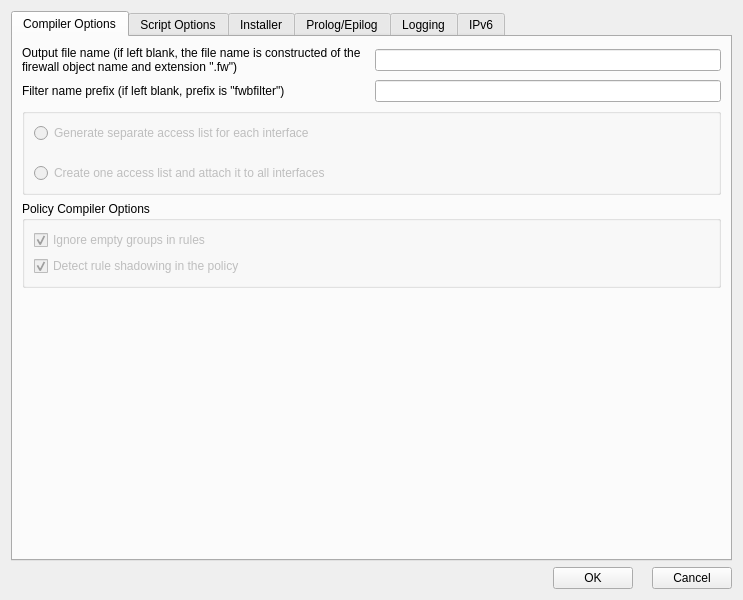
<?xml version="1.0" encoding="UTF-8"?>
<ui version="4.0">
 <class>junosaclAdvancedDialog_q</class>
 <widget class="QDialog" name="junosaclAdvancedDialog_q">
  <property name="windowModality">
   <enum>Qt::WindowModal</enum>
  </property>
  <property name="enabled">
   <bool>true</bool>
  </property>
  <property name="geometry">
   <rect>
    <x>0</x>
    <y>0</y>
    <width>743</width>
    <height>600</height>
   </rect>
  </property>
  <property name="windowTitle">
   <string>jun-OS ACL Firewall Settings</string>
  </property>
  <property name="sizeGripEnabled">
   <bool>false</bool>
  </property>
  <layout class="QGridLayout" name="gridLayout_5">
   <item row="0" column="0">
    <widget class="QTabWidget" name="tabWidget">
     <property name="currentIndex">
      <number>0</number>
     </property>
     <widget class="QWidget" name="compiler_tab">
      <attribute name="title">
       <string>Compiler Options</string>
      </attribute>
      <layout class="QGridLayout" name="gridLayout_9">
       <item row="0" column="0">
        <widget class="QLabel" name="textLabel1_5">
         <property name="sizePolicy">
          <sizepolicy hsizetype="Expanding" vsizetype="Preferred">
           <horstretch>0</horstretch>
           <verstretch>0</verstretch>
          </sizepolicy>
         </property>
         <property name="text">
          <string>Output file name (if left blank, the file name is constructed of the firewall object name and extension &quot;.fw&quot;)</string>
         </property>
         <property name="alignment">
          <set>Qt::AlignVCenter</set>
         </property>
         <property name="wordWrap">
          <bool>true</bool>
         </property>
        </widget>
       </item>
       <item row="0" column="1">
        <widget class="QLineEdit" name="outputFileName">
         <property name="minimumSize">
          <size>
           <width>300</width>
           <height>0</height>
          </size>
         </property>
         <property name="maximumSize">
          <size>
           <width>32767</width>
           <height>22</height>
          </size>
         </property>
        </widget>
       </item>
       <item row="4" column="0">
        <spacer>
         <property name="orientation">
          <enum>Qt::Vertical</enum>
         </property>
         <property name="sizeType">
          <enum>QSizePolicy::Expanding</enum>
         </property>
         <property name="sizeHint" stdset="0">
          <size>
           <width>20</width>
           <height>170</height>
          </size>
         </property>
        </spacer>
       </item>
       <item row="3" column="0" colspan="2">
        <widget class="QGroupBox" name="frame114">
         <property name="sizePolicy">
          <sizepolicy hsizetype="Expanding" vsizetype="Preferred">
           <horstretch>0</horstretch>
           <verstretch>0</verstretch>
          </sizepolicy>
         </property>
         <property name="title">
          <string>Policy Compiler Options</string>
         </property>
         <property name="flat">
          <bool>false</bool>
         </property>
         <property name="checkable">
          <bool>false</bool>
         </property>
         <layout class="QGridLayout" name="gridLayout_6">
          <item row="0" column="0">
           <widget class="QCheckBox" name="junosacl_ignore_empty_groups">
            <property name="enabled">
             <bool>false</bool>
            </property>
            <property name="toolTip">
             <string>If the option is deactivated, compiler treats empty groups as an error and aborts processing the policy. If this option is activated, compiler removes all empty groups from all rule elements. If rule element becomes 'any' after the last empty group has been removed, the whole rule will be ignored. Use this option only if you fully understand how it works!</string>
            </property>
            <property name="text">
             <string>Ignore empty groups in rules</string>
            </property>
            <property name="checked">
             <bool>true</bool>
            </property>
           </widget>
          </item>
          <item row="1" column="0">
           <widget class="QCheckBox" name="junosacl_check_shadowing">
            <property name="enabled">
             <bool>false</bool>
            </property>
            <property name="toolTip">
             <string>Shadowing happens because a rule is a superset of a subsequent rule and any packets potentially matched by the subsequent rule have already been matched by the prior rule.</string>
            </property>
            <property name="text">
             <string>Detect rule shadowing in the policy</string>
            </property>
            <property name="checked">
             <bool>true</bool>
            </property>
           </widget>
          </item>
         </layout>
        </widget>
       </item>
       <item row="2" column="0" colspan="2">
        <widget class="QGroupBox" name="groupBox">
         <property name="enabled">
          <bool>false</bool>
         </property>
         <property name="title">
          <string/>
         </property>
         <layout class="QGridLayout" name="gridLayout_4">
          <property name="verticalSpacing">
           <number>20</number>
          </property>
          <item row="0" column="0">
           <widget class="QRadioButton" name="separate_acls_for_interfaces">
            <property name="toolTip">
             <string>Compiler creates multiple access lists from the same policy,
two for each interface: one for inbound and another for
outbound. If the policy is written in a such way that no rule
can possibly be associated with an interface, this interface
gets no access list at all. Also, interfaces marked as 
&quot;unprotected&quot; never get access list regardless of how the policy
rules are designed.
</string>
            </property>
            <property name="text">
             <string>Generate separate access list for each interface</string>
            </property>
           </widget>
          </item>
          <item row="1" column="0">
           <widget class="QRadioButton" name="one_acl_for_all_interfaces">
            <property name="toolTip">
             <string>Compiler creates one access list and assigns it to all
interfaces.
</string>
            </property>
            <property name="text">
             <string>Create one access list and attach it to all interfaces</string>
            </property>
           </widget>
          </item>
         </layout>
        </widget>
       </item>
       <item row="1" column="0">
        <widget class="QLabel" name="label">
         <property name="text">
          <string>Filter name prefix (if left blank, prefix is &quot;fwbfilter&quot;)</string>
         </property>
        </widget>
       </item>
       <item row="1" column="1">
        <widget class="QLineEdit" name="filterPrefix"/>
       </item>
      </layout>
     </widget>
     <widget class="QWidget" name="script_options_tab">
      <attribute name="title">
       <string>Script Options</string>
      </attribute>
      <layout class="QGridLayout">
       <property name="leftMargin">
        <number>20</number>
       </property>
       <property name="topMargin">
        <number>12</number>
       </property>
       <property name="rightMargin">
        <number>20</number>
       </property>
       <property name="bottomMargin">
        <number>20</number>
       </property>
       <item row="0" column="0">
        <widget class="QGroupBox" name="frame170">
         <property name="sizePolicy">
          <sizepolicy hsizetype="Expanding" vsizetype="Expanding">
           <horstretch>0</horstretch>
           <verstretch>0</verstretch>
          </sizepolicy>
         </property>
         <property name="title">
          <string/>
         </property>
         <layout class="QGridLayout" name="gridLayout_7">
          <property name="verticalSpacing">
           <number>20</number>
          </property>
          <item row="1" column="0">
           <spacer name="verticalSpacer">
            <property name="orientation">
             <enum>Qt::Vertical</enum>
            </property>
            <property name="sizeHint" stdset="0">
             <size>
              <width>20</width>
              <height>70</height>
             </size>
            </property>
           </spacer>
          </item>
          <item row="0" column="0">
           <widget class="QCheckBox" name="junosacl_include_comments">
            <property name="toolTip">
             <string>Insert comments into generated JUNOSACL configuration file</string>
            </property>
            <property name="text">
             <string>Comment the code</string>
            </property>
           </widget>
          </item>
         </layout>
        </widget>
       </item>
      </layout>
     </widget>
     <widget class="QWidget" name="installer_tab">
      <attribute name="title">
       <string>Installer</string>
      </attribute>
      <layout class="QGridLayout" name="gridLayout_8">
       <property name="leftMargin">
        <number>4</number>
       </property>
       <property name="topMargin">
        <number>4</number>
       </property>
       <property name="rightMargin">
        <number>4</number>
       </property>
       <property name="bottomMargin">
        <number>4</number>
       </property>
       <item row="2" column="0">
        <widget class="QGroupBox" name="groupBox1">
         <property name="title">
          <string>External install script</string>
         </property>
         <layout class="QGridLayout" name="gridLayout_2">
          <property name="verticalSpacing">
           <number>6</number>
          </property>
          <item row="0" column="0">
           <layout class="QHBoxLayout" name="horizontalLayout">
            <item>
             <widget class="QLabel" name="textLabel5_2">
              <property name="sizePolicy">
               <sizepolicy hsizetype="Expanding" vsizetype="Preferred">
                <horstretch>0</horstretch>
                <verstretch>0</verstretch>
               </sizepolicy>
              </property>
              <property name="text">
               <string>Policy install script (using built-in installer if this field is blank):</string>
              </property>
              <property name="alignment">
               <set>Qt::AlignLeading|Qt::AlignLeft|Qt::AlignVCenter</set>
              </property>
              <property name="wordWrap">
               <bool>true</bool>
              </property>
             </widget>
            </item>
            <item>
             <widget class="QLineEdit" name="installScript">
              <property name="sizePolicy">
               <sizepolicy hsizetype="Fixed" vsizetype="Fixed">
                <horstretch>0</horstretch>
                <verstretch>0</verstretch>
               </sizepolicy>
              </property>
              <property name="minimumSize">
               <size>
                <width>300</width>
                <height>0</height>
               </size>
              </property>
             </widget>
            </item>
           </layout>
          </item>
          <item row="1" column="0">
           <layout class="QHBoxLayout" name="horizontalLayout_2">
            <item>
             <widget class="QLabel" name="textLabel6_2">
              <property name="sizePolicy">
               <sizepolicy hsizetype="Expanding" vsizetype="Preferred">
                <horstretch>0</horstretch>
                <verstretch>0</verstretch>
               </sizepolicy>
              </property>
              <property name="text">
               <string>Command line options for the script:</string>
              </property>
              <property name="alignment">
               <set>Qt::AlignLeading|Qt::AlignLeft|Qt::AlignVCenter</set>
              </property>
              <property name="wordWrap">
               <bool>false</bool>
              </property>
             </widget>
            </item>
            <item>
             <widget class="QLineEdit" name="installScriptArgs">
              <property name="sizePolicy">
               <sizepolicy hsizetype="Fixed" vsizetype="Fixed">
                <horstretch>0</horstretch>
                <verstretch>0</verstretch>
               </sizepolicy>
              </property>
              <property name="minimumSize">
               <size>
                <width>300</width>
                <height>0</height>
               </size>
              </property>
             </widget>
            </item>
           </layout>
          </item>
         </layout>
        </widget>
       </item>
       <item row="1" column="0">
        <widget class="QGroupBox" name="SCPgroupBox">
         <property name="title">
          <string/>
         </property>
         <layout class="QGridLayout" name="gridLayout_3">
          <item row="2" column="1">
           <spacer name="horizontalSpacer">
            <property name="orientation">
             <enum>Qt::Horizontal</enum>
            </property>
            <property name="sizeHint" stdset="0">
             <size>
              <width>398</width>
              <height>20</height>
             </size>
            </property>
           </spacer>
          </item>
          <item row="1" column="0" colspan="2">
           <widget class="QLabel" name="label_3">
            <property name="text">
             <string>File system on the router where configuration file should be saved if it is copied with scp. Examples: &quot;/tmp&quot;, &quot;/var/tmp&quot;. If this input field is left blank, installer uses &quot;/tmp&quot;.</string>
            </property>
            <property name="wordWrap">
             <bool>true</bool>
            </property>
           </widget>
          </item>
          <item row="0" column="0" colspan="2">
           <widget class="QCheckBox" name="use_scp">
            <property name="enabled">
             <bool>true</bool>
            </property>
            <property name="text">
             <string>Copy generated configuration file to the router using scp</string>
            </property>
            <property name="checkable">
             <bool>true</bool>
            </property>
            <property name="checked">
             <bool>true</bool>
            </property>
           </widget>
          </item>
          <item row="2" column="0">
           <widget class="QLineEdit" name="filesystem"/>
          </item>
         </layout>
        </widget>
       </item>
       <item row="3" column="0">
        <spacer>
         <property name="orientation">
          <enum>Qt::Vertical</enum>
         </property>
         <property name="sizeType">
          <enum>QSizePolicy::Expanding</enum>
         </property>
         <property name="sizeHint" stdset="0">
          <size>
           <width>20</width>
           <height>20</height>
          </size>
         </property>
        </spacer>
       </item>
       <item row="0" column="0">
        <widget class="QGroupBox" name="groupBox2">
         <property name="title">
          <string>Built-in installer</string>
         </property>
         <layout class="QGridLayout" name="gridLayout_125">
          <item row="0" column="0">
           <widget class="QLabel" name="textLabel1_2">
            <property name="text">
             <string>User name used to authenticate to the firewall (leave this empty if you use putty session):</string>
            </property>
            <property name="alignment">
             <set>Qt::AlignLeading|Qt::AlignLeft|Qt::AlignVCenter</set>
            </property>
            <property name="wordWrap">
             <bool>true</bool>
            </property>
           </widget>
          </item>
          <item row="0" column="1">
           <widget class="QLineEdit" name="user">
            <property name="sizePolicy">
             <sizepolicy hsizetype="Fixed" vsizetype="Fixed">
              <horstretch>0</horstretch>
              <verstretch>0</verstretch>
             </sizepolicy>
            </property>
           </widget>
          </item>
          <item row="1" column="0">
           <widget class="QLabel" name="textLabel1_3">
            <property name="text">
             <string>Alternative name or address used to communicate with the firewall (also putty session name on Windows)</string>
            </property>
            <property name="alignment">
             <set>Qt::AlignLeading|Qt::AlignLeft|Qt::AlignTop</set>
            </property>
            <property name="wordWrap">
             <bool>true</bool>
            </property>
           </widget>
          </item>
          <item row="1" column="1">
           <widget class="QLineEdit" name="altAddress">
            <property name="sizePolicy">
             <sizepolicy hsizetype="Fixed" vsizetype="Fixed">
              <horstretch>0</horstretch>
              <verstretch>0</verstretch>
             </sizepolicy>
            </property>
           </widget>
          </item>
          <item row="2" column="0" colspan="2">
           <layout class="QHBoxLayout">
            <item>
             <widget class="QLabel" name="textLabel1_7">
              <property name="text">
               <string>Additional command line parameters for ssh</string>
              </property>
              <property name="wordWrap">
               <bool>false</bool>
              </property>
             </widget>
            </item>
            <item>
             <widget class="QLineEdit" name="sshArgs">
              <property name="sizePolicy">
               <sizepolicy hsizetype="Expanding" vsizetype="Fixed">
                <horstretch>0</horstretch>
                <verstretch>0</verstretch>
               </sizepolicy>
              </property>
              <property name="minimumSize">
               <size>
                <width>300</width>
                <height>0</height>
               </size>
              </property>
             </widget>
            </item>
           </layout>
          </item>
          <item row="3" column="0" colspan="2">
           <layout class="QHBoxLayout" name="_2">
            <item>
             <widget class="QLabel" name="textLabel1_8">
              <property name="text">
               <string>Additional command line parameters for scp</string>
              </property>
              <property name="wordWrap">
               <bool>false</bool>
              </property>
             </widget>
            </item>
            <item>
             <widget class="QLineEdit" name="scpArgs">
              <property name="sizePolicy">
               <sizepolicy hsizetype="Expanding" vsizetype="Fixed">
                <horstretch>0</horstretch>
                <verstretch>0</verstretch>
               </sizepolicy>
              </property>
              <property name="minimumSize">
               <size>
                <width>300</width>
                <height>0</height>
               </size>
              </property>
             </widget>
            </item>
           </layout>
          </item>
         </layout>
        </widget>
       </item>
      </layout>
     </widget>
     <widget class="QWidget" name="prolog_epilog_tab">
      <attribute name="title">
       <string>Prolog/Epilog</string>
      </attribute>
      <layout class="QGridLayout">
       <property name="leftMargin">
        <number>20</number>
       </property>
       <property name="topMargin">
        <number>12</number>
       </property>
       <property name="rightMargin">
        <number>20</number>
       </property>
       <property name="bottomMargin">
        <number>20</number>
       </property>
       <item row="0" column="0">
        <widget class="QGroupBox" name="frame146">
         <property name="title">
          <string/>
         </property>
         <layout class="QGridLayout">
          <property name="leftMargin">
           <number>6</number>
          </property>
          <property name="topMargin">
           <number>6</number>
          </property>
          <property name="rightMargin">
           <number>6</number>
          </property>
          <property name="bottomMargin">
           <number>6</number>
          </property>
          <item row="2" column="0">
           <spacer>
            <property name="orientation">
             <enum>Qt::Horizontal</enum>
            </property>
            <property name="sizeType">
             <enum>QSizePolicy::Expanding</enum>
            </property>
            <property name="sizeHint" stdset="0">
             <size>
              <width>40</width>
              <height>20</height>
             </size>
            </property>
           </spacer>
          </item>
          <item row="2" column="1">
           <widget class="QPushButton" name="edit_prolog_button">
            <property name="text">
             <string>Edit</string>
            </property>
           </widget>
          </item>
          <item row="0" column="0">
           <widget class="QLabel" name="textLabel2">
            <property name="text">
             <string>The following commands will be added verbatim on top of generated configuration</string>
            </property>
            <property name="alignment">
             <set>Qt::AlignVCenter</set>
            </property>
            <property name="wordWrap">
             <bool>true</bool>
            </property>
           </widget>
          </item>
          <item row="1" column="0" colspan="2">
           <widget class="QTextEdit" name="junosacl_prolog_script"/>
          </item>
         </layout>
        </widget>
       </item>
       <item row="1" column="0">
        <widget class="QGroupBox" name="frame147">
         <property name="title">
          <string/>
         </property>
         <layout class="QGridLayout">
          <property name="leftMargin">
           <number>6</number>
          </property>
          <property name="topMargin">
           <number>6</number>
          </property>
          <property name="rightMargin">
           <number>6</number>
          </property>
          <property name="bottomMargin">
           <number>6</number>
          </property>
          <item row="2" column="1">
           <widget class="QPushButton" name="edit_epilog_button">
            <property name="text">
             <string>Edit</string>
            </property>
           </widget>
          </item>
          <item row="2" column="0">
           <spacer>
            <property name="orientation">
             <enum>Qt::Horizontal</enum>
            </property>
            <property name="sizeType">
             <enum>QSizePolicy::Expanding</enum>
            </property>
            <property name="sizeHint" stdset="0">
             <size>
              <width>40</width>
              <height>20</height>
             </size>
            </property>
           </spacer>
          </item>
          <item row="1" column="0" colspan="2">
           <widget class="QTextEdit" name="junosacl_epilog_script"/>
          </item>
          <item row="0" column="0" colspan="2">
           <widget class="QLabel" name="textLabel2_2">
            <property name="text">
             <string>The following commands will be added verbatim after generated configuration</string>
            </property>
            <property name="textFormat">
             <enum>Qt::RichText</enum>
            </property>
            <property name="alignment">
             <set>Qt::AlignVCenter</set>
            </property>
            <property name="wordWrap">
             <bool>true</bool>
            </property>
            <property name="margin">
             <number>0</number>
            </property>
           </widget>
          </item>
         </layout>
        </widget>
       </item>
      </layout>
     </widget>
     <widget class="QWidget" name="logging_tab">
      <attribute name="title">
       <string>Logging</string>
      </attribute>
      <layout class="QGridLayout">
       <item row="0" column="0">
        <widget class="QCheckBox" name="generate_logging_commands">
         <property name="text">
          <string>Generate logging commands</string>
         </property>
        </widget>
       </item>
       <item row="1" column="0">
        <widget class="QGroupBox" name="syslog_controls">
         <property name="title">
          <string>Syslog</string>
         </property>
         <layout class="QGridLayout">
          <property name="leftMargin">
           <number>12</number>
          </property>
          <property name="topMargin">
           <number>12</number>
          </property>
          <property name="rightMargin">
           <number>12</number>
          </property>
          <property name="bottomMargin">
           <number>12</number>
          </property>
          <item row="0" column="1" colspan="2">
           <widget class="QLineEdit" name="syslog_host"/>
          </item>
          <item row="0" column="0">
           <widget class="QLabel" name="label599">
            <property name="text">
             <string>Syslog host (name or IP address):</string>
            </property>
            <property name="alignment">
             <set>Qt::AlignRight|Qt::AlignTrailing|Qt::AlignVCenter</set>
            </property>
            <property name="wordWrap">
             <bool>false</bool>
            </property>
           </widget>
          </item>
          <item row="2" column="0">
           <widget class="QLabel" name="label598">
            <property name="text">
             <string>syslog facility:</string>
            </property>
            <property name="alignment">
             <set>Qt::AlignRight|Qt::AlignTrailing|Qt::AlignVCenter</set>
            </property>
            <property name="wordWrap">
             <bool>false</bool>
            </property>
           </widget>
          </item>
          <item row="3" column="0">
           <widget class="QLabel" name="label640">
            <property name="text">
             <string>syslog level ('logging trap'):</string>
            </property>
            <property name="alignment">
             <set>Qt::AlignRight|Qt::AlignTrailing|Qt::AlignVCenter</set>
            </property>
            <property name="wordWrap">
             <bool>false</bool>
            </property>
           </widget>
          </item>
          <item row="2" column="1" colspan="2">
           <widget class="QComboBox" name="syslog_facility"/>
          </item>
          <item row="3" column="1" colspan="2">
           <widget class="QComboBox" name="logging_trap_level"/>
          </item>
          <item row="5" column="0" colspan="3">
           <widget class="Line" name="hseparator39">
            <property name="frameShape">
             <enum>QFrame::HLine</enum>
            </property>
            <property name="frameShadow">
             <enum>QFrame::Sunken</enum>
            </property>
            <property name="orientation">
             <enum>Qt::Horizontal</enum>
            </property>
           </widget>
          </item>
          <item row="7" column="0" colspan="3">
           <widget class="Line" name="hseparator40">
            <property name="frameShape">
             <enum>QFrame::HLine</enum>
            </property>
            <property name="frameShadow">
             <enum>QFrame::Sunken</enum>
            </property>
            <property name="orientation">
             <enum>Qt::Horizontal</enum>
            </property>
           </widget>
          </item>
          <item row="8" column="0" colspan="3">
           <widget class="QLabel" name="label641">
            <property name="text">
             <string>The logging timestamp command requires that the clock command be set.</string>
            </property>
            <property name="alignment">
             <set>Qt::AlignVCenter</set>
            </property>
            <property name="wordWrap">
             <bool>true</bool>
            </property>
           </widget>
          </item>
          <item row="9" column="0" colspan="3">
           <widget class="QCheckBox" name="logging_timestamp">
            <property name="text">
             <string>Enable logging timestamps on syslog file</string>
            </property>
           </widget>
          </item>
         </layout>
        </widget>
       </item>
       <item row="2" column="0">
        <widget class="QGroupBox" name="other_logging_controls">
         <property name="title">
          <string>Other logging destinations and levels:</string>
         </property>
         <layout class="QGridLayout">
          <property name="leftMargin">
           <number>12</number>
          </property>
          <property name="topMargin">
           <number>12</number>
          </property>
          <property name="rightMargin">
           <number>12</number>
          </property>
          <property name="bottomMargin">
           <number>12</number>
          </property>
          <item row="0" column="0">
           <widget class="QCheckBox" name="logging_buffered">
            <property name="text">
             <string>Internal buffer</string>
            </property>
           </widget>
          </item>
          <item row="1" column="0">
           <widget class="QCheckBox" name="logging_console">
            <property name="text">
             <string>Console</string>
            </property>
           </widget>
          </item>
          <item row="0" column="1">
           <widget class="QComboBox" name="logging_buffered_level"/>
          </item>
          <item row="1" column="1">
           <widget class="QComboBox" name="logging_console_level"/>
          </item>
         </layout>
        </widget>
       </item>
       <item row="3" column="0">
        <spacer>
         <property name="orientation">
          <enum>Qt::Vertical</enum>
         </property>
         <property name="sizeType">
          <enum>QSizePolicy::Expanding</enum>
         </property>
         <property name="sizeHint" stdset="0">
          <size>
           <width>675</width>
           <height>121</height>
          </size>
         </property>
        </spacer>
       </item>
      </layout>
     </widget>
     <widget class="QWidget" name="ipv6_tab">
      <attribute name="title">
       <string>IPv6</string>
      </attribute>
      <layout class="QGridLayout">
       <item row="1" column="0">
        <widget class="QLabel" name="label_2">
         <property name="text">
          <string>The order in which ipv4 and ipv6 rules should be generated:</string>
         </property>
        </widget>
       </item>
       <item row="1" column="1">
        <spacer>
         <property name="orientation">
          <enum>Qt::Horizontal</enum>
         </property>
         <property name="sizeHint" stdset="0">
          <size>
           <width>40</width>
           <height>20</height>
          </size>
         </property>
        </spacer>
       </item>
       <item row="2" column="0">
        <widget class="QComboBox" name="ipv4before_2">
         <item>
          <property name="text">
           <string>IPv4 before IPv6</string>
          </property>
         </item>
         <item>
          <property name="text">
           <string>IPv6 before IPv4</string>
          </property>
         </item>
        </widget>
       </item>
       <item row="3" column="0">
        <spacer>
         <property name="orientation">
          <enum>Qt::Vertical</enum>
         </property>
         <property name="sizeHint" stdset="0">
          <size>
           <width>20</width>
           <height>40</height>
          </size>
         </property>
        </spacer>
       </item>
      </layout>
     </widget>
    </widget>
   </item>
   <item row="1" column="0">
    <layout class="QHBoxLayout">
     <item>
      <spacer>
       <property name="orientation">
        <enum>Qt::Horizontal</enum>
       </property>
       <property name="sizeType">
        <enum>QSizePolicy::Expanding</enum>
       </property>
       <property name="sizeHint" stdset="0">
        <size>
         <width>20</width>
         <height>20</height>
        </size>
       </property>
      </spacer>
     </item>
     <item>
      <layout class="QHBoxLayout">
       <item>
        <widget class="QPushButton" name="ok_button">
         <property name="text">
          <string>OK</string>
         </property>
        </widget>
       </item>
       <item>
        <widget class="QLabel" name="label583">
         <property name="alignment">
          <set>Qt::AlignCenter</set>
         </property>
         <property name="wordWrap">
          <bool>false</bool>
         </property>
        </widget>
       </item>
       <item>
        <widget class="QPushButton" name="cancel_button">
         <property name="text">
          <string>Cancel</string>
         </property>
        </widget>
       </item>
      </layout>
     </item>
    </layout>
   </item>
  </layout>
 </widget>
 <tabstops>
  <tabstop>outputFileName</tabstop>
  <tabstop>separate_acls_for_interfaces</tabstop>
  <tabstop>one_acl_for_all_interfaces</tabstop>
  <tabstop>junosacl_ignore_empty_groups</tabstop>
  <tabstop>junosacl_check_shadowing</tabstop>
  <tabstop>junosacl_include_comments</tabstop>
  <tabstop>user</tabstop>
  <tabstop>altAddress</tabstop>
  <tabstop>sshArgs</tabstop>
  <tabstop>scpArgs</tabstop>
  <tabstop>use_scp</tabstop>
  <tabstop>filesystem</tabstop>
  <tabstop>installScript</tabstop>
  <tabstop>installScriptArgs</tabstop>
  <tabstop>junosacl_prolog_script</tabstop>
  <tabstop>edit_prolog_button</tabstop>
  <tabstop>junosacl_epilog_script</tabstop>
  <tabstop>edit_epilog_button</tabstop>
  <tabstop>generate_logging_commands</tabstop>
  <tabstop>syslog_host</tabstop>
  <tabstop>syslog_facility</tabstop>
  <tabstop>logging_trap_level</tabstop>
  <tabstop>logging_timestamp</tabstop>
  <tabstop>logging_buffered</tabstop>
  <tabstop>logging_console</tabstop>
  <tabstop>logging_buffered_level</tabstop>
  <tabstop>logging_console_level</tabstop>
  <tabstop>ipv4before_2</tabstop>
  <tabstop>ok_button</tabstop>
  <tabstop>cancel_button</tabstop>
  <tabstop>tabWidget</tabstop>
 </tabstops>
 <resources/>
 <connections>
  <connection>
   <sender>ok_button</sender>
   <signal>clicked()</signal>
   <receiver>junosaclAdvancedDialog_q</receiver>
   <slot>accept()</slot>
   <hints>
    <hint type="sourcelabel">
     <x>20</x>
     <y>20</y>
    </hint>
    <hint type="destinationlabel">
     <x>20</x>
     <y>20</y>
    </hint>
   </hints>
  </connection>
  <connection>
   <sender>cancel_button</sender>
   <signal>clicked()</signal>
   <receiver>junosaclAdvancedDialog_q</receiver>
   <slot>reject()</slot>
   <hints>
    <hint type="sourcelabel">
     <x>20</x>
     <y>20</y>
    </hint>
    <hint type="destinationlabel">
     <x>20</x>
     <y>20</y>
    </hint>
   </hints>
  </connection>
  <connection>
   <sender>edit_prolog_button</sender>
   <signal>clicked()</signal>
   <receiver>junosaclAdvancedDialog_q</receiver>
   <slot>editProlog()</slot>
   <hints>
    <hint type="sourcelabel">
     <x>20</x>
     <y>20</y>
    </hint>
    <hint type="destinationlabel">
     <x>20</x>
     <y>20</y>
    </hint>
   </hints>
  </connection>
  <connection>
   <sender>edit_epilog_button</sender>
   <signal>clicked()</signal>
   <receiver>junosaclAdvancedDialog_q</receiver>
   <slot>editEpilog()</slot>
   <hints>
    <hint type="sourcelabel">
     <x>20</x>
     <y>20</y>
    </hint>
    <hint type="destinationlabel">
     <x>20</x>
     <y>20</y>
    </hint>
   </hints>
  </connection>
  <connection>
   <sender>generate_logging_commands</sender>
   <signal>toggled(bool)</signal>
   <receiver>junosaclAdvancedDialog_q</receiver>
   <slot>toggleGenerateLogging()</slot>
   <hints>
    <hint type="sourcelabel">
     <x>359</x>
     <y>55</y>
    </hint>
    <hint type="destinationlabel">
     <x>359</x>
     <y>359</y>
    </hint>
   </hints>
  </connection>
 </connections>
</ui>
